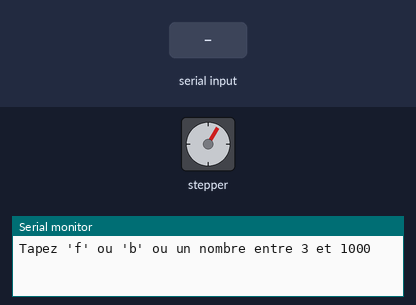
A sketch run on a simulated Arduino Uno, built with avr-gcc and run on an emulated ATmega328P. Parts: stepper motor, the last lines printed to the serial monitor. Wiring (inferred from the names in the program): stepper motor (2048 steps per turn assumed): coils pin 9, pin 10, pin 11, pin 12. The inputs (shaded band) are chosen by the test bench.

Above: at 1.2 s.
1.3 s: "b\n" received over Serial
At 2.75 s:
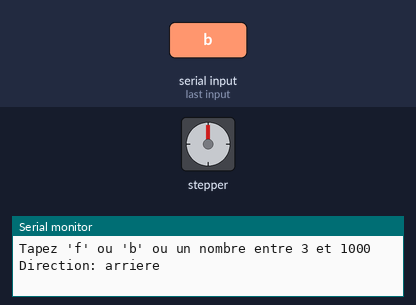
4.3 s: "f\n" received over Serial
At 4.58 s:
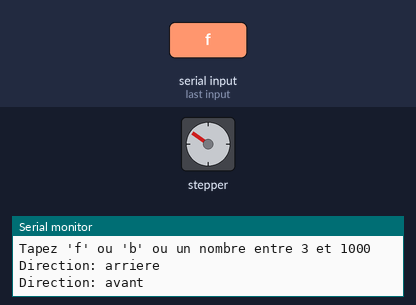
7.3 s: "90,45\n" received over Serial
10.3 s: "30,150\n" received over Serial
At 10.73 s:
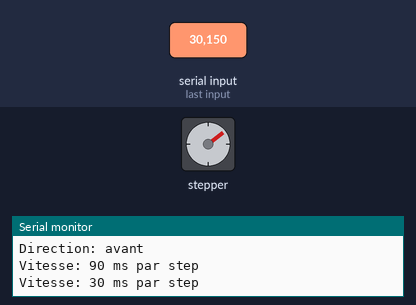
13.3 s: "5\n" received over Serial
Timing chart, 0 to 23.3 s (numbered marks = the images above; inputs shaded):
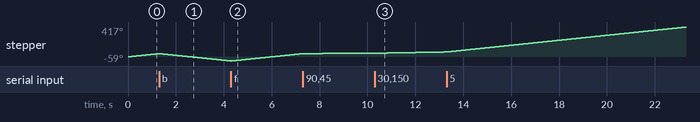

The sketch:

quest3_steppercontrol.ino
```cpp
/**
 * @file StepperControl.ino
 * @brief Controle d'un moteur stepper 28BYJ-48 avec vitesse et direction
 *
 * L'utilisateur peut entrer :
 * - 'f' ou 'b' pour la direction
 * - un nombre pour la vitesse en millisecondes par step
 */

#define STEPPER_PIN_1 9
#define STEPPER_PIN_2 10
#define STEPPER_PIN_3 11
#define STEPPER_PIN_4 12

#define MIN_STEP_DELAY 3     ///< Minimum delay par step (ms)
#define MAX_STEP_DELAY 1000  ///< Maximum delay par step (ms)

bool stepDirection = true;   ///< true = avant, false = arrière
uint16_t stepDelay = 5;      ///< Delay initial entre chaque step
uint8_t currentStep = 0;     ///< Step actuel (0-3)

String inputString = "";     ///< Stocke l'entrée du serial monitor

// ------------------------------
// Setup des pins
// ------------------------------

/**
 * @brief Configure les pins du moteur comme sorties
 */
void setupStepperPins() {
    pinMode(STEPPER_PIN_1, OUTPUT);
    pinMode(STEPPER_PIN_2, OUTPUT);
    pinMode(STEPPER_PIN_3, OUTPUT);
    pinMode(STEPPER_PIN_4, OUTPUT);
}

// ------------------------------
// Fonction pour faire un step
// ------------------------------

/**
 * @brief Effectuer un step du moteur selon la direction choisie
 *
 * @param direction true = avant, false = arrière
 */
void stepMotor(bool direction) {
    static const uint8_t stepSequence[4][4] = {
        {HIGH, LOW,  LOW,  LOW},
        {LOW,  HIGH, LOW,  LOW},
        {LOW,  LOW,  HIGH, LOW},
        {LOW,  LOW,  LOW,  HIGH}
    };

    uint8_t stepIndex;

    if (direction) stepIndex = currentStep;
    else stepIndex = 3 - currentStep;

    digitalWrite(STEPPER_PIN_1, stepSequence[stepIndex][0]);
    digitalWrite(STEPPER_PIN_2, stepSequence[stepIndex][1]);
    digitalWrite(STEPPER_PIN_3, stepSequence[stepIndex][2]);
    digitalWrite(STEPPER_PIN_4, stepSequence[stepIndex][3]);

    currentStep = (currentStep + 1) % 4;
}

// ------------------------------
// Lire le serial monitor
// ------------------------------

/**
 * @brief Lit le serial monitor et stocke les caractères jusqu'à '\n' ou '\r'
 */
void serialEvent() {
    while (Serial.available()) {
        char inChar = (char)Serial.read();
        if (inChar != '\n' && inChar != '\r') {
            inputString += inChar;
        } else {
            handleSerialInput(); // Traite l'entrée dès qu'on a un retour à la ligne
        }
    }
}

/**
 * @brief Traite la commande entrée par l'utilisateur
 *
 * Les commandes possibles :
 * - f : direction avant
 * - b : direction arriere
 * - nombre : vitesse en ms par step
 */
void handleSerialInput() {
    inputString.trim(); // enlever espaces et caractères invisibles

    // Direction
    if (inputString == "f") {
        stepDirection = true;
        Serial.println("Direction: avant");
    }
    else if (inputString == "b") {
        stepDirection = false;
        Serial.println("Direction: arriere");
    }
    // Vitesse
    else {
        long val = inputString.toInt(); // convertir en nombre
        if (val < MIN_STEP_DELAY) val = MIN_STEP_DELAY;
        if (val > MAX_STEP_DELAY) val = MAX_STEP_DELAY;

        stepDelay = val;
        Serial.print("Vitesse: ");
        Serial.print(stepDelay);
        Serial.println(" ms par step");
    }

    inputString = ""; // reset pour next input
}

// ------------------------------
// Setup et loop
// ------------------------------

/**
 * @brief Configuration initiale
 * Initialise le serial monitor et les pins du moteur
 */
void setup() {
    Serial.begin(9600);
    Serial.println("Tapez 'f' ou 'b' ou un nombre entre 3 et 1000");
    setupStepperPins();
}

/**
 * @brief Boucle principale
 * Fait tourner le moteur et gerer la vitesse
 */
void loop() {
    stepMotor(stepDirection);
    delay(stepDelay);
}
```
